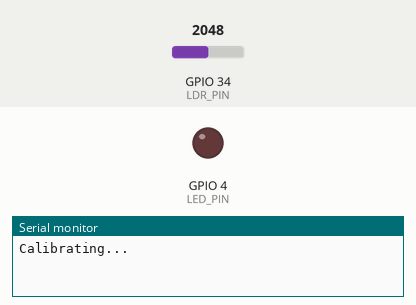
Simulated run of this sketch. Board: ESP32. Parts: output pins drawn as LEDs (lit = HIGH), the last lines printed to the serial monitor. The test bench sets the inputs (shaded band); at power-on: GPIO 34 (LDR_PIN) = 2048.

Above: at 0.1 s.
At 5.1 s:
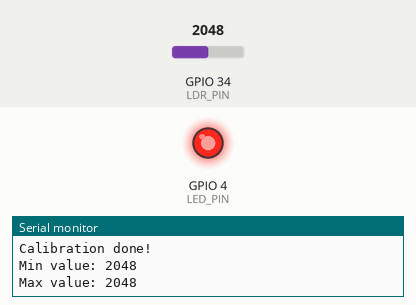
Timing chart, 0 to 6.6 s (numbered marks = the images above):
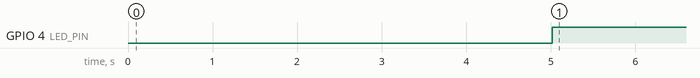

The sketch:

6_1.ino
```cpp
#define LDR_PIN 34
#define LED_PIN 4

int minVal = 4095;
int maxVal = 0;

  void setup() {
  Serial.begin(115200);
  pinMode(LED_PIN, OUTPUT);

  Serial.println("Calibrating...");

  unsigned long startTime = millis();

  while (millis() - startTime < 5000) {
    int value = analogRead(LDR_PIN);

    if (value < minVal) minVal = value;
    if (value > maxVal) maxVal = value;

    delay(50);
  }

  Serial.println("Calibration done!");
  Serial.print("Min value: ");
  Serial.println(minVal);
  Serial.print("Max value: ");
  Serial.println(maxVal);
}

  void loop() {
  int value = analogRead(LDR_PIN);

  int threshold = minVal + 50;

  if (value <= threshold) {
    digitalWrite(LED_PIN, HIGH);  // dark → LED ON
  } else {
    digitalWrite(LED_PIN, LOW);   // light → LED OFF
  }

  delay(100);
}
```

Measured:
- by itself, GPIO 4 (LED_PIN): LOW → HIGH at 5.0 s
